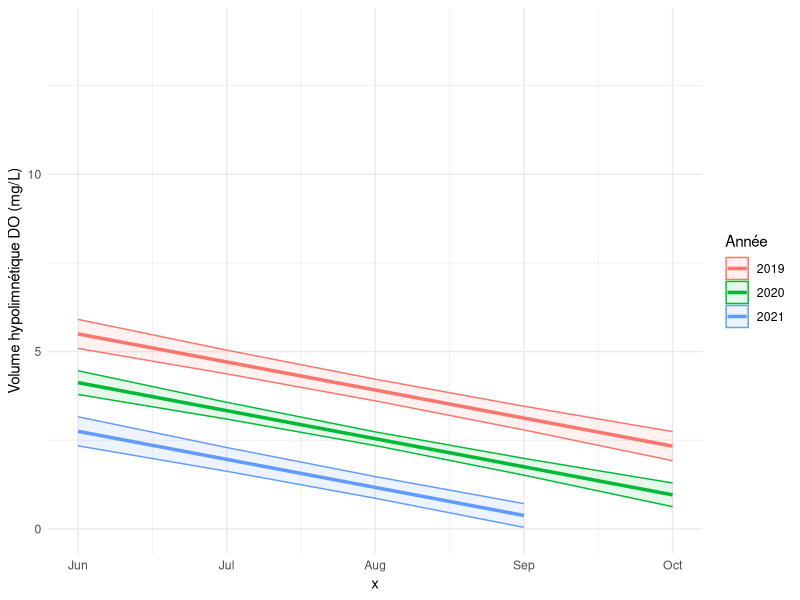

Write R code to recreate this figure.
# Chargement des librairies
library(ggplot2)
library(ggeffects)

# Création du jeu de données fictif pour plusieurs années
donnees_glm_2019 <- data.frame(
  Annee = 2019,
  Mois = rep(6:10, each = 10),
  Volume_DO = pmax(0.5, rnorm(50, mean = 11 - rep(6:10, each = 10) * 0.8, sd = runif(1, 0.3, 0.7)))
)

donnees_glm_2020 <- data.frame(
  Annee = 2020,
  Mois = rep(6:10, each = 10),
  Volume_DO = pmax(0.5, rnorm(50, mean = 10 - rep(6:10, each = 10) * 1.2, sd = runif(1, 0.1, 0.8)))
)

donnees_glm_2021 <- data.frame(
  Annee = 2021,
  Mois = rep(6:10, each = 10),
  Volume_DO = pmax(0.5, rnorm(50, mean = 14 - rep(6:10, each = 10) * 1.6, sd = runif(1, 0.8, 1.5)))
)

# Combiner les données des différentes années
donnees_glm <- rbind(donnees_glm_2019, donnees_glm_2020, donnees_glm_2021)

# Ajustement du modèle GLM
model <- glm(Volume_DO ~ Mois + Annee, data = donnees_glm, family = gaussian())

# Prédictions avec ggpredict
predictions <- ggpredict(model, c("Mois [6:10]", "Annee"), ci_level = 0.95)

# Création du graphique avec les prédictions
plot <- ggplot(predictions, aes(x = x, y = predicted, color = group)) +
  scale_x_continuous(breaks = 6:10, labels = month.abb[6:10]) +
  geom_line(size = 1.2) +
  geom_ribbon(aes(ymin = conf.low, ymax = conf.high, fill = group), alpha = 0.1) +
  labs(
    y = "Volume hypolimnétique DO (mg/L)",
    color = "Année",
    fill = "Année"
  ) +
  theme_minimal() + scale_y_continuous(limits = c(0, 14))

# Affichage du graphique
plot
